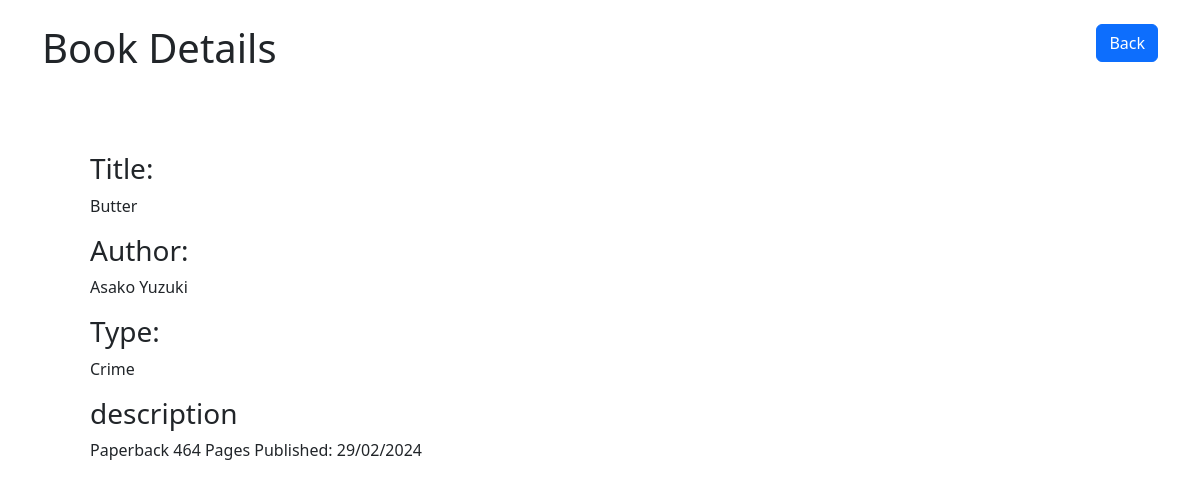
The page /view.php?id=5 on the database its author committed.
### tables this page shows
CREATE TABLE `books` (
  `id` int(11) NOT NULL,
  `title` varchar(130) NOT NULL,
  `author` varchar(130) NOT NULL,
  `type` varchar(50) NOT NULL,
  `description` text NOT NULL
);

### view.php (the view, shortened to what this page needs)
<!DOCTYPE html>
<html lang="en">
<head>
    <link rel="stylesheet" href="https://cdn.jsdelivr.net/npm/bootstrap@5.2.2/dist/css/bootstrap.min.css"
>
</head>
<body>
    <div class="container my-4">
        <header class="d-flex justify-content-between my-4">
            <h1>Book Details</h1>
            <div>
                <a href="index.php" class="btn btn-primary">Back</a>
            </div>
        </header>
        <div class="book-details p-5 my-4">
            <?php
            include ("connect.php");
            $id = $_GET['id'];
            if ($id) {
                $sql = "SELECT * FROM books WHERE id = $id";
                $result = mysqli_query($conn, $sql);
                while ($row = mysqli_fetch_array($result)) {
                    ?>
                    <h3>Title:</h3>
                    <p><?php echo $row['title'] ?></p>
                    <h3>Author:</h3>
                    <p><?php echo $row['author'] ?></p>
                    <h3>Type:</h3>
                    <p><?php echo $row['type'] ?></p>
                    <h3>description</h3>
                    <p><?php echo $row['description'] ?></p>
                    <?php
                }
            } else {
                echo "<h3>No books found</h3>";
            }
            ?>
        </div>
    </div>
</body>
</html>

### rows shown on the page
books: title "Butter", author "Asako Yuzuki", type "Crime", description "Paperback 464 Pages Published: 29/02/2024"
